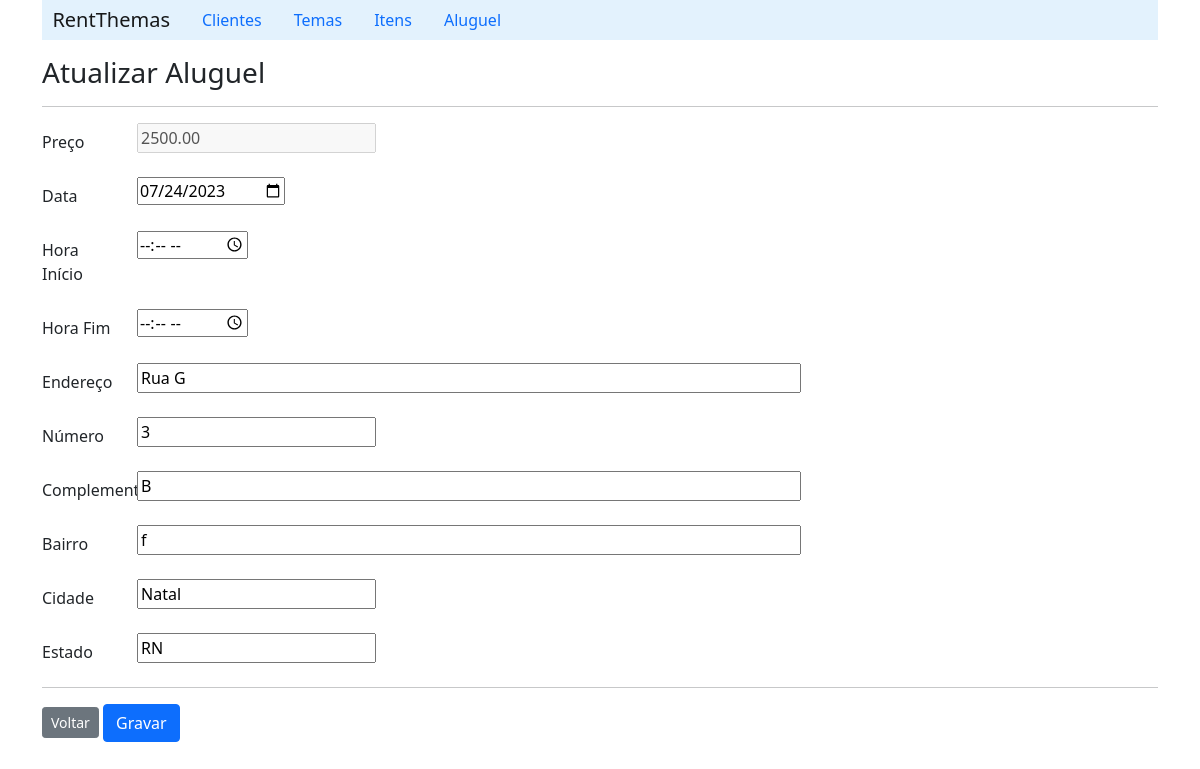
The page /detailRent/1 on the database as committed earlier.
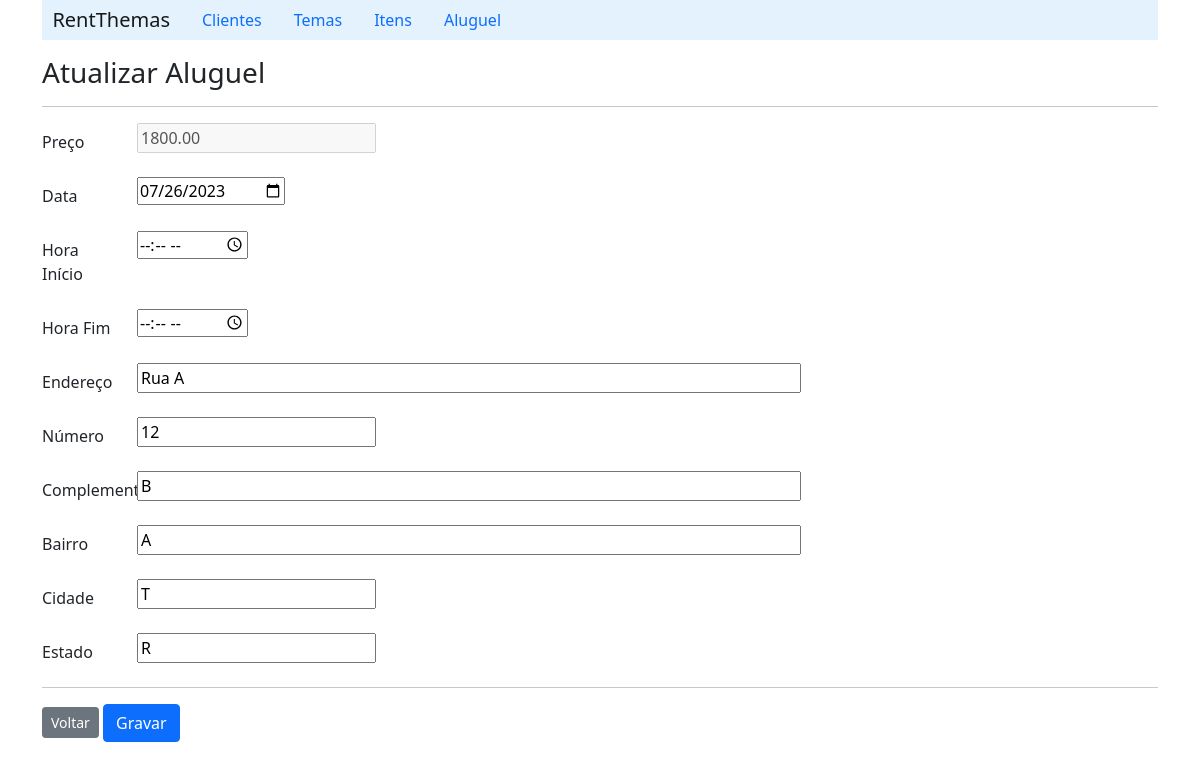
The same page on the database as committed later.
### aluguel/models.py (models this page shows, shortened)
class Rent(models.Model):
    date = models.DateField(blank=False, null=False)
    start_hours = models.TimeField(auto_now=True, blank=False, null=False)
    end_hours = models.TimeField(auto_now=True, blank=False, null=False)
    price = models.FloatField(default=0.0)
    street = models.CharField(max_length=60, default="")
    number = models.IntegerField(null=True)
    complement = models.CharField(max_length=50, default="")
    district = models.CharField(max_length=20, default="")
    city = models.CharField(max_length=20, default="")
    state = models.CharField(max_length=20, blank=True)
    client = models.ForeignKey('Client', on_delete=CASCADE, related_name='rents')
    theme = models.ForeignKey('Theme', on_delete=CASCADE, related_name='rents')

### aluguel/views.py (the view)
# urls.py: path('detailRent/<int:id>', RentViews.detailRent),
    def detailRent(request, id):
        rent = RentDao().getRent(id)
        return render(request, 'rent/formEditRent.html', {'rent': rent})

### aluguel/daos.py (called while the page is built)
    def getRent(self, id):
        return Rent.objects.get(pk=id)

### aluguel/templates/rent/formEditRent.html (shortened to what this page needs)
{% extends "index.html" %}
{% block content %}
    <h3>Atualizar Aluguel</h3>
    <hr>
        <form action="/updateRent/{{rent.id}}" method="post">
            <div class="row mb-3">
                <label class="col-sm-1 col-form-label"  for="price">Preço</label>
                <div class="col-sm-11">
                    <input disabled id="price" size="20" type="text" name="price" value="{{rent.price | floatformat:2}}">
                </div>
            </div>
            <div class="row mb-3">
                <label class="col-sm-1 col-form-label" for="date">Data</label>
                <div class="col-sm-11">
                    <input id="date" type="date" name="date" value="{{rent.date|date:'Y-m-d'}}">
                </div>
            </div>
            <div class="row mb-3">
                <label class="col-sm-1 col-form-label" for="start">Hora Início</label>
                <div class="col-sm-11">
                    <input id="start" type="time" name="start_hours" value="{{rent.start_hours}}">
                </div>
            </div>
            <div class="row mb-3">
                <label class="col-sm-1 col-form-label" for="end">Hora Fim</label>
                <div class="col-sm-11">
                    <input id="end" type="time" name="end_hours" value="{{rent.end_hours}}">
                </div>
            </div>
            <div class="row mb-3">
                <label class="col-sm-1 col-form-label"  for="street">Endereço</label>
                <div class="col-sm-11">
                    <input id="street" size="66" type="text" name="street" value="{{rent.street}}">
                </div>
            </div>
            <div class="row mb-3">
                <label class="col-sm-1 col-form-label"  for="number">Número</label>
                <div class="col-sm-11">
                    <input id="number"  type="text" name="number" value="{{rent.number}}">
                </div>
            </div>
            <div class="row mb-3">
                <label class="col-sm-1 col-form-label"  for="complement">Complemento</label>
                <div class="col-sm-11">
                    <input id="complement" size="66" type="text" name="complement" value="{{rent.complement}}">
                </div>
            </div>
            <div class="row mb-3">
                <label class="col-sm-1 col-form-label"  for="district">Bairro</label>
                <div class="col-sm-11">
                    <input id="district" size="66" type="text" name="district" value="{{rent.district}}">
                </div>
            </div>
            <div class="row mb-3">
                <label class="col-sm-1 col-form-label"  for="city">Cidade</label>
                <div class="col-sm-11">
                    <input id="city" size="20" type="text" name="city" value="{{rent.city}}">
                </div>
            </div>
            <div class="row mb-3">
                <label class="col-sm-1 col-form-label"  for="state">Estado</label>
                <div class="col-sm-11">
                    <input id="state" size="20" type="text" name="state" value="{{rent.state}}">
                </div>
            </div>
            <hr>
            <a class="btn btn-secondary btn-sm" href="/listRent">Voltar</a>
            <input class="btn btn-primary" type="submit" value="Gravar">
        </form>
{% endblock %}

Rows that differ between the two databases and show on the page:
changed Rent: price "2500.00" → "1800.00"; date "07/24/2023" → "07/26/2023"; street "Rua G" → "Rua A"; number "3" → "12"; district "f" → "A"; city "Natal" → "T"; state "RN" → "R"
